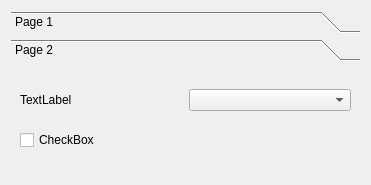
<?xml version="1.0" encoding="UTF-8"?>
<ui version="4.0">
 <class>Form</class>
 <widget class="QWidget" name="Form">
  <property name="geometry">
   <rect>
    <x>0</x>
    <y>0</y>
    <width>371</width>
    <height>185</height>
   </rect>
  </property>
  <property name="windowTitle">
   <string>Form</string>
  </property>
  <layout class="QGridLayout" name="gridLayout_2">
   <item row="0" column="0">
    <widget class="QToolBox" name="toolBox">
     <property name="currentIndex">
      <number>1</number>
     </property>
     <widget class="QWidget" name="page">
      <property name="geometry">
       <rect>
        <x>0</x>
        <y>0</y>
        <width>353</width>
        <height>111</height>
       </rect>
      </property>
      <attribute name="label">
       <string>Page 1</string>
      </attribute>
      <layout class="QVBoxLayout" name="verticalLayout">
       <item>
        <widget class="QGroupBox" name="groupBox">
         <property name="title">
          <string>GroupBox</string>
         </property>
         <layout class="QGridLayout" name="gridLayout">
          <item row="1" column="1">
           <widget class="QComboBox" name="y_axis_dropdown"/>
          </item>
          <item row="0" column="1">
           <widget class="QComboBox" name="x_axis_dropdown"/>
          </item>
          <item row="1" column="0">
           <widget class="QLabel" name="label_2">
            <property name="text">
             <string>y-axis</string>
            </property>
           </widget>
          </item>
          <item row="0" column="0">
           <widget class="QLabel" name="label">
            <property name="text">
             <string>x-axis</string>
            </property>
           </widget>
          </item>
         </layout>
        </widget>
       </item>
      </layout>
     </widget>
     <widget class="QWidget" name="page_2">
      <property name="geometry">
       <rect>
        <x>0</x>
        <y>0</y>
        <width>353</width>
        <height>111</height>
       </rect>
      </property>
      <attribute name="label">
       <string>Page 2</string>
      </attribute>
      <layout class="QGridLayout" name="gridLayout_3">
       <item row="0" column="0">
        <widget class="QLabel" name="label_3">
         <property name="text">
          <string>TextLabel</string>
         </property>
        </widget>
       </item>
       <item row="0" column="1">
        <widget class="QComboBox" name="comboBox"/>
       </item>
       <item row="1" column="0" colspan="2">
        <widget class="QCheckBox" name="checkBox">
         <property name="text">
          <string>CheckBox</string>
         </property>
        </widget>
       </item>
      </layout>
     </widget>
    </widget>
   </item>
  </layout>
 </widget>
 <resources/>
 <connections/>
</ui>
